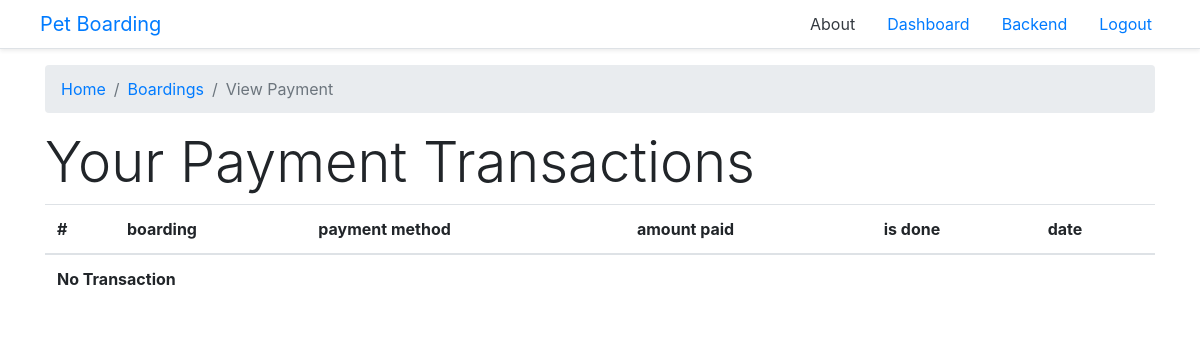
Page /payments/view (signed in) on the earlier database version.
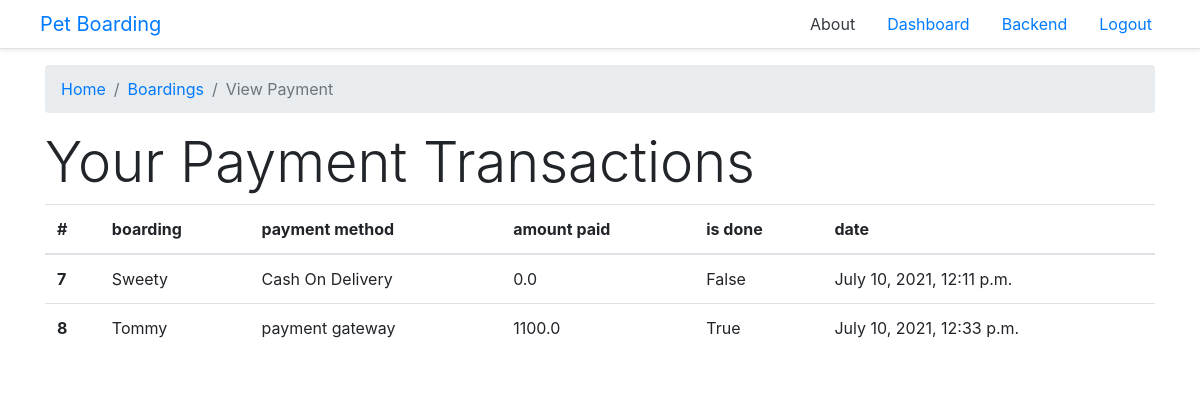
Same page on the later database version.
### app/models.py (models this page shows, shortened)
class Payment(models.Model):
        PAYMENT_CHOICES = (
                ('Cash On Delivery','Cash On Delivery'),
                ('payment gateway', 'payment gateway'),
        )
        user = models.ForeignKey(User, on_delete=models.CASCADE)
        boarding = models.OneToOneField(Boarding, on_delete=models.CASCADE)
        payment_method = models.CharField(max_length=30,choices=PAYMENT_CHOICES)
        amountpaid =models.FloatField()
        is_done = models.BooleanField(default=False)
        date = models.DateTimeField(auto_now= True)

class Boarding(models.Model):
        STATUS_CHOICES = (
            ('requested','requested'),
            ('preparing','preparing'),
            ('Pickup','pickup'),
            ('delivered','delivered'),
            ('Boarded','boarded'),
            ('on the way','on the way')
        )
        user = models.ForeignKey(User, on_delete=models.CASCADE)
        pet = models.ForeignKey(Pet,  on_delete=models.CASCADE,related_name='boardings')
        duration = models.PositiveIntegerField(help_text="enter number of days")
        chargeamount = models.FloatField(default=100.00)
        is_payment_complete = models.BooleanField(default=False)
        pick_date = models.DateField(default=datetime.now)
        status = models.CharField(max_length=20, choices=STATUS_CHOICES, default=STATUS_CHOICES[0][0])
        date = models.DateTimeField(auto_now = True)

class Pet(models.Model):
    PET_CHOICES = (
            ('Dog','Dog'),
            ('Cat','Cat'),
            ('Fish','Fish'),
            ('Turtle','Turtle'),
            ('Horse','Horse'),
 )
    user = models.ForeignKey(User, on_delete=models.CASCADE)
    name = models.CharField(max_length = 100)
    pettype = models.CharField( max_length = 100, choices = PET_CHOICES)
    photo = models.ImageField(upload_to = 'pets' )
    age = models.PositiveIntegerField()
    description = models.TextField()
    specialinstruction = models.TextField()

### app/views.py (the view)
# urls.py: path('payments/view',views.view_payment,name='view_payments'),
@login_required
def view_payment(request):
    try:
        payments = Payment.objects.filter(user=request.user)
        ctx = {'title':'view payment', 'payments':payments}
        return render(request, 'payment/view_payment.html',context=ctx)
    except Exception as e:
        print(e)
        messages.error(request,'No Transaction made yet')
        return redirect('dashboard')

### templates/payment/view_payment.html (shortened to what this page needs)
{% extends 'layout/base.html' %}
{% load static %}
{% load crispy_forms_tags %}
{% block content %}
<div class="container">
    <nav aria-label="breadcrumb" class="main-breadcrumb">
        <ol class="breadcrumb">
          <li class="breadcrumb-item"><a href="{% url 'dashboard' %}">Home</a></li>
          <li class="breadcrumb-item"><a href="{% url 'view_boarding' %}">Boardings</a></li>
          <li class="breadcrumb-item active" aria-current="page">View Payment</li>
        </ol>
      </nav>
      <div class="row ">
          <div class="col-12 bg-white">
            <h3 class="display-4">Your Payment Transactions</h3>
            <table class="table ">
                <thead>
                  <tr>
                    <th scope="col">#</th>
                    <th scope="col">boarding</th>
                    <th scope="col">payment method</th>
                    <th scope="col">amount paid</th>
                    <th scope="col">is done</th>
                    <th scope="col">date</th>
                  </tr>
                </thead>
                <tbody>
                  {% for pay in payments %}
                  <tr>
                    <th scope="row">{{pay.id}}</th>
                    <td>{{pay.boarding.pet.name}}</td>
                    <td>{{pay.payment_method}}</td>
                    <td>{{pay.amountpaid}}</td>
                    <td>{{pay.is_done}}</td>
                    <td>{{pay.date}}</td>
                  </tr>
                  {% empty %}
                  <tr>
                    <th scope="row" colspan="6">No Transaction</th>
                  </tr>
                  {% endfor %}
                </tbody>
              </table>
          </div>
      </div>
    </div>
{% endblock content %}

Differences in the rows shown:
added Payment: id "7", boarding.pet.name "Sweety", payment_method "Cash On Delivery", amountpaid "0.0", is_done "False", date "July 10, 2021, 12:11 p.m."
added Payment: id "8", boarding.pet.name "Tommy", payment_method "payment gateway", amountpaid "1100.0", is_done "True", date "July 10, 2021, 12:33 p.m."
Other differences:
text no longer shown: "No Transaction"
